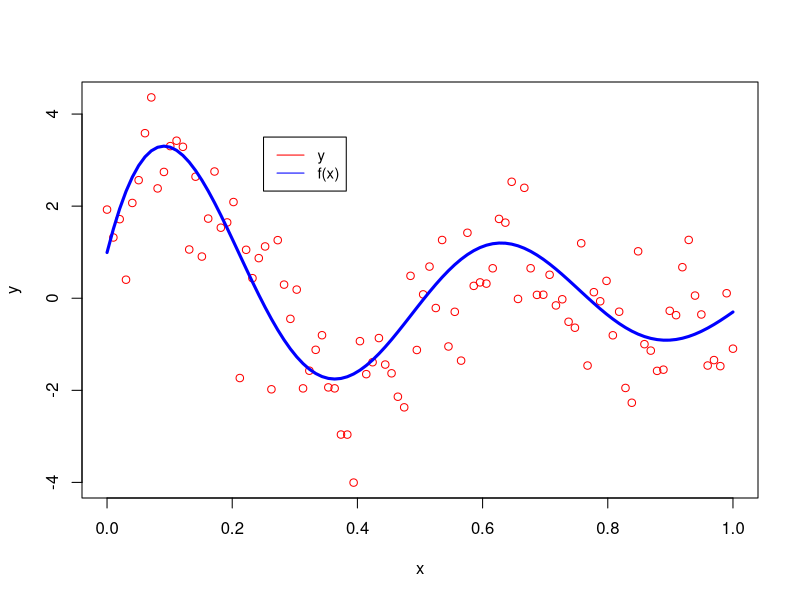
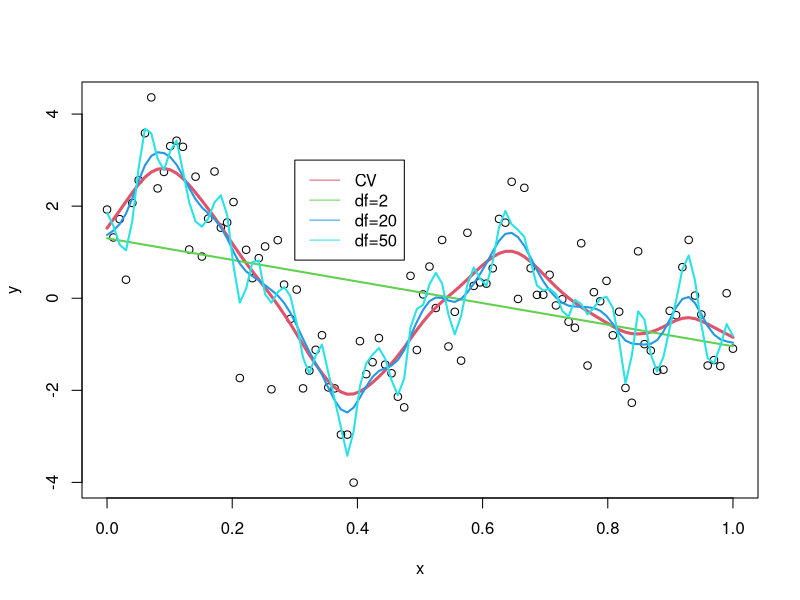

The R source for these figures, in order:
#################################################################
# Smoothing Cubic splines
# Simulated example
N = 100;
x = runif(100, 0,1);  # random design 
x = seq(0, 1, length.out = N);  # equally spaced points
f = sin(12*x+0.2)/(x+0.2); #true regression function  
e =  rnorm(N, 0, 1);
y = f+e;                     # observations 
plot(x, y, type = "p", col="red");
lines(x, f, type="l", col="blue", lwd = 3);
legend(0.25,3.5 , c("y", "f(x)"), lty=1, col = c("red", "blue"), cex = 0.9)
#########################################################
# Smoothing Spline Estimation 
# lambda is estimated by cross validation
ssplinefit.cv = smooth.spline(x, y, cv = T)  
ssplinefit.cv 
names(ssplinefit.cv)
ssplinefit2 = smooth.spline(x, y, df = 2) # df is set equal to 2
ssplinefit20 = smooth.spline(x, y, df = 20) # df is set equal to 20
ssplinefit50 = smooth.spline(x, y, df = 50) # df is set equal to 50
 
 
plot(x, y);
lines(ssplinefit.cv, col = 2, lwd = 3);
lines(ssplinefit2, col = 3, lwd = 2);
lines(ssplinefit20, col = 4, lwd = 2);
lines(ssplinefit50, col = 5, lwd = 2);
legend(0.3,3, c("CV", "df=2", "df=20", "df=50"), lty=1, col = 2:6 )
 
  